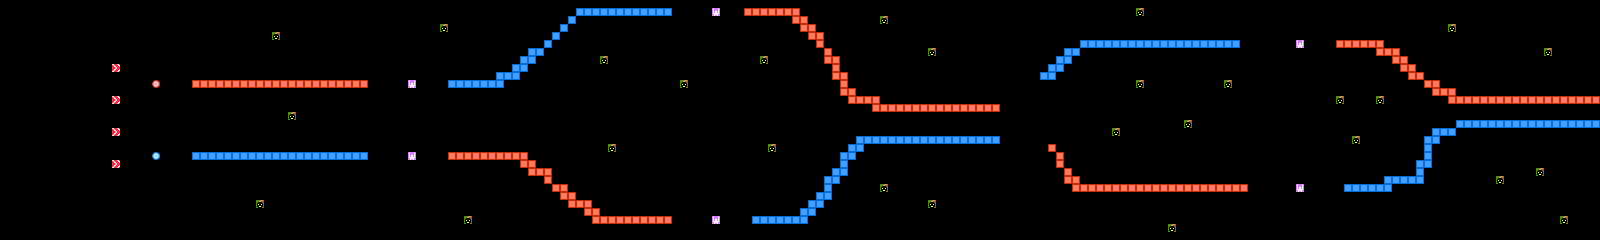

A level layout from a 2D game, rendered from its tile map. Below: a short description, then the map file with tile-grid data replaced by summaries:
An orthogonal 200x30 tile map with 8x8 px tiles, 1 tile layer (layer), 2 tilesets.

<map version="1.0" orientation="orthogonal" width="200" height="30" tilewidth="8" tileheight="8">
 <tileset firstgid="1" name="chip" tilewidth="8" tileheight="8">
  <image source="chip.png" width="128" height="128" />
 </tileset>
 <tileset firstgid="257" name="chip" tilewidth="8" tileheight="8">
  <image source="../chip.png" width="128" height="128" />
 </tileset>
 <layer name="layer" width="200" height="30">
  <properties>
   <property name="object" value="true" />
  </properties>
  <data>[6000 cells, 369 non-empty, 7 distinct tile ids]</data>
 </layer>
</map>
